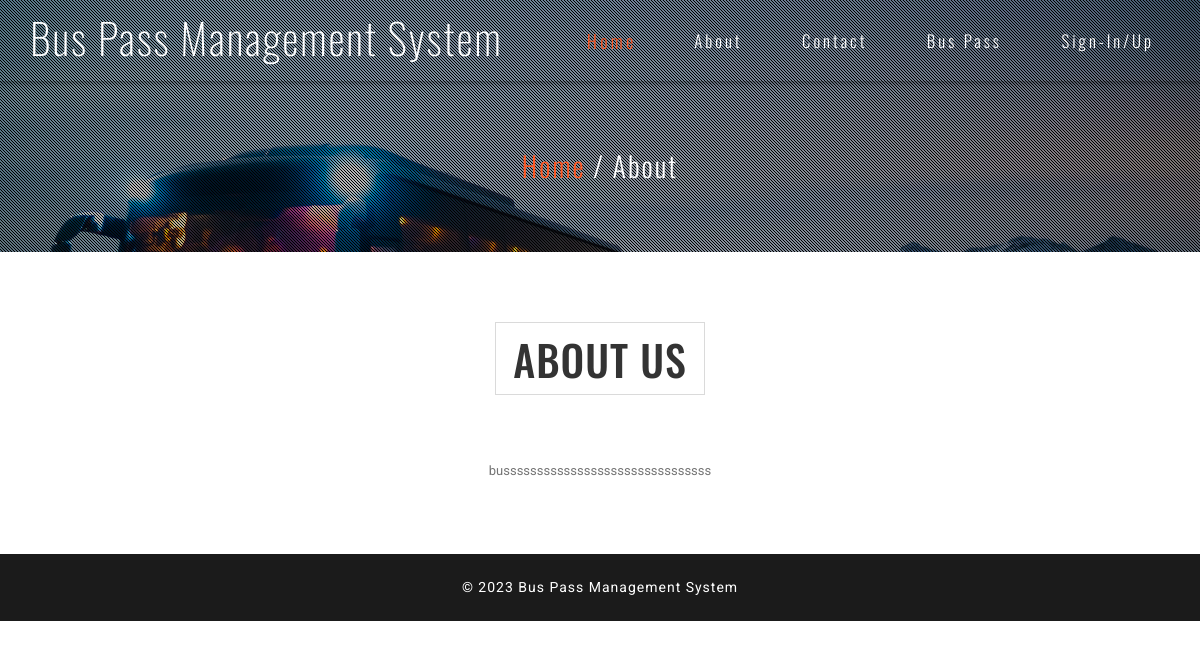
Page /about.php on the committed database.
### tables this page shows
CREATE TABLE `tblpage` (
  `ID` int(10) NOT NULL,
  `PageType` varchar(200) DEFAULT NULL,
  `PageTitle` varchar(200) DEFAULT NULL,
  `PageDescription` mediumtext DEFAULT NULL,
  `Email` varchar(200) DEFAULT NULL,
  `MobileNumber` bigint(10) DEFAULT NULL,
  `UpdationDate` timestamp NOT NULL DEFAULT current_timestamp() ON UPDATE current_timestamp()
);

### about.php (the view, shortened to what this page needs)
<?php
include('includes/dbconnection.php');
?>
<!DOCTYPE html>
<html lang="en">
<head>
<link href="css/bootstrap.css" type="text/css" rel="stylesheet" media="all">
<link href="css/style.css" type="text/css" rel="stylesheet" media="all">
<link href="css/font-awesome.css" rel="stylesheet">
</head>
<body>
	<div class="agileits-banner">
		<div class="bnr-agileinfo">
			<?php include_once('includes/header.php');?>
			<div class="banner-text agileinfo about-bnrtext">
				<div class="container">
					<h2><a href="index.php">Home</a> / About</h2>
				</div>
			</div>
		</div>
	</div>
	<div class="welcome" id="welcome">
		<?php
$sql="SELECT * from tblpage where PageType='aboutus'";
$query = $dbh -> prepare($sql);
$query->execute();
$results=$query->fetchAll(PDO::FETCH_OBJ);
$cnt=1;
if($query->rowCount() > 0)
{
foreach($results as $row)
{               ?>
		<div class="container">
			<div class="agileits-title">
				<h3><?php  echo $row->PageTitle;?></h3>
			</div>
			<div class="welcomerow-agileinfo">
				<p><?php  echo $row->PageDescription;?></p>
			</div>
			</div> <?php $cnt=$cnt+1;}} ?>
		</div>
<?php include_once('includes/footer.php');?>
</body>
</html>

### css/style.css (style rules this page uses)
body { margin:0; font-family: 'Roboto', sans-serif; background: #fff; }
body a { transition: 0.5s all; -webkit-transition: 0.5s all; -moz-transition: 0.5s all; -o-transition: 0.5s all; -ms-transition: 0.5s all; text-decoration:none; outline:none; }
h1,h2,h3,h4,h5,h6 { margin:0; font-family: 'Oswald', sans-serif; }
p { margin:0; }
.agileits-banner { background:url(../images/bg.jpg)no-repeat center 0px; -webkit-background-size:cover; -moz-background-size:cover; -o-background-size:cover; -ms-background-size:cover; background-size:cover; position: relative; }
.bnr-agileinfo { background: url(../images/overlay.png)rgba(0, 0, 0, 0.25) repeat 0px 0px; }
.banner-text { padding: 21em 0; }
.welcome,.services,.gallery,.team,.subscribe,.contact,.testimonials,.video,.codes { padding: 5em 0; }
.agileits-title { text-align: center; }
.agileits-title h3 { font-size: 3em; text-transform: uppercase; margin-bottom: 1.5em; display: inline-block; border: 1px solid #dadada; padding: .3em 0.4em; letter-spacing: 1px; color:#333; }
P { font-size: 1em; color: #777; line-height: 1.8em; }
.welcomerow-agileinfo { text-align: center; }
.banner-text.agileinfo.about-bnrtext { padding: 5em 0; text-align: center; }
.banner-text.agileinfo.about-bnrtext h2 { font-size: 2em; color: #fff; font-weight: 300; letter-spacing: 2px; }
.banner-text.agileinfo.about-bnrtext h2 a { color: #FF5722; display: inline-block; -webkit-transition:.5s all; -moz-transition:.5s all; -o-transition:.5s all; -ms-transition:.5s all; transition:.5s all; }
@media (max-width:1280px) { .banner-text { padding: 16em 0; } }

### rows in the picture
tblpage: PageTitle "ABOUT US", PageDescription "busssssssssssssssssssssssssssssss"
